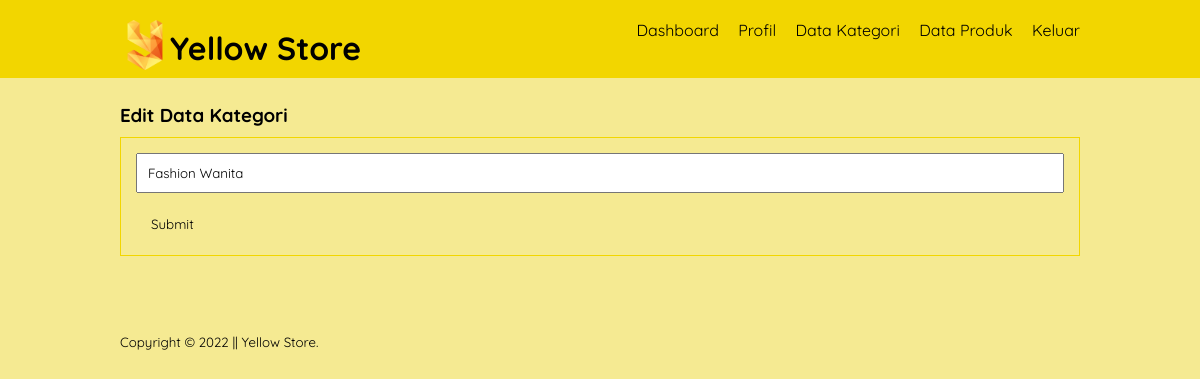
The page /edit-kategori.php?id=7 (signed in) on the database as committed earlier.
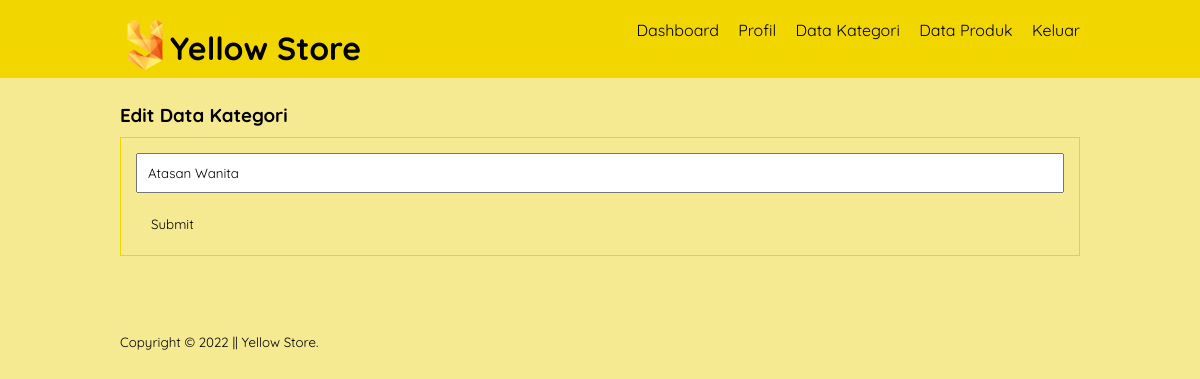
The same page on the database as committed later.
### tables this page shows
CREATE TABLE `tb_category` (
  `category_id` int(11) NOT NULL,
  `category_name` varchar(25) NOT NULL
);

### edit-kategori.php (the view, shortened to what this page needs)
<?php
	include 'db.php';
	$kategori = mysqli_query($conn, "SELECT * FROM tb_category WHERE category_id = '".$_GET['id']."' ");
	$k = mysqli_fetch_object($kategori);
?>
<!DOCTYPE html>
<html>
<head>
	<link rel="stylesheet" type="text/css" href="css/style.css">
</head>
<body>
	<header>
		<div class="container">
			<h1><a href="dashboard.php"><img src="./img/logo.png" alt="">Yellow Store</a></h1>
			<ul>
				<li><a href="dashboard.php">Dashboard</a></li>
				<li><a href="profil.php">Profil</a></li>
				<li><a href="data-kategori.php">Data Kategori</a></li>
				<li><a href="data-produk.php">Data Produk</a></li>
				<li><a href="keluar.php">Keluar</a></li>
			</ul>
		</div>
	</header>
	<div class="section">
		<div class="container">
			<h3>Edit Data Kategori</h3>
			<div class="box">
				<form action="" method="POST">
					<input type="text" name="nama" placeholder="Nama Kategori" class="input-control" value="<?php echo $k->category_name ?>" required>
					<input type="submit" name="submit" value="Submit" class="btn">
				</form>
			</div>
		</div>
	</div>
	<footer>
		<div class="container">
			<small>Copyright &copy; 2022 || Yellow Store.</small>
		</div>
	</footer>
</body>
</html>

Rows that differ between the two databases and show on the page:
changed tb_category: nama "Fashion Wanita" → "Atasan Wanita"
